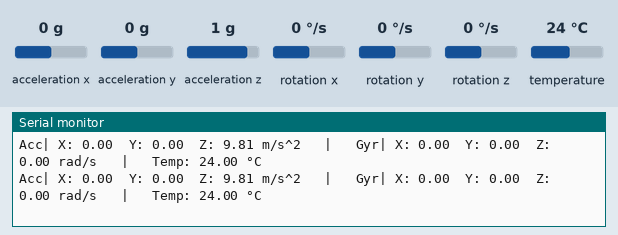
This sketch was run on a simulated Arduino Uno, built with avr-gcc and run on an emulated ATmega328P. On the bench: the last lines printed to the serial monitor. Inputs (shaded band) come from the test bench; at power-on: acceleration x 0 g, acceleration y 0 g, acceleration z 1 g, rotation x 0 °/s, rotation y 0 °/s, rotation z 0 °/s, temperature 24 °C.

Above: at 1.3 s.
1.4 s: acceleration x set to -1.4 g
At 1.9 s:
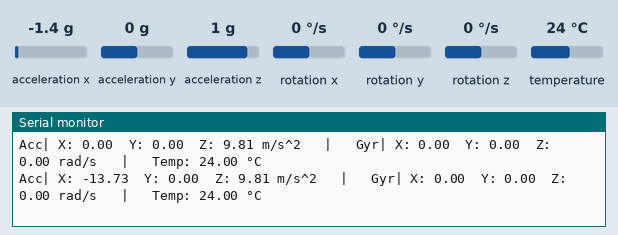
2.9 s: acceleration y set to -1.4 g
At 3.5 s:
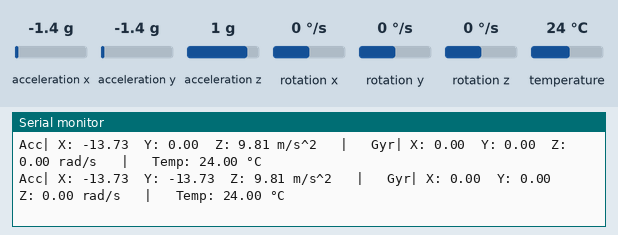
4.4 s: acceleration z set to -1.4 g
At 5.0 s:
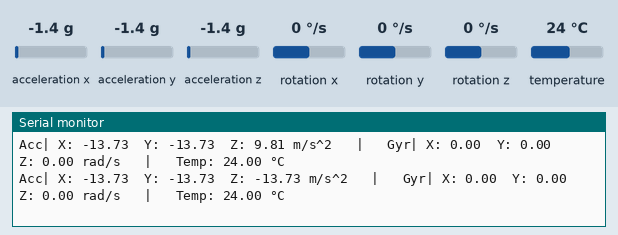
5.9 s: rotation x set to -192 °/s
At 6.5 s:
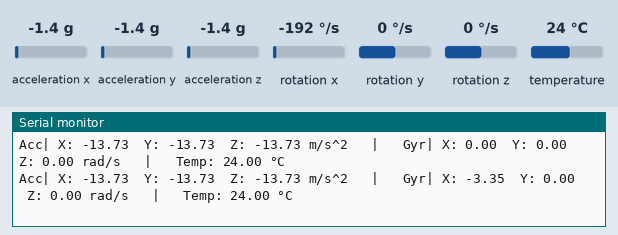
7.4 s: rotation y set to -192 °/s
At 8.0 s:
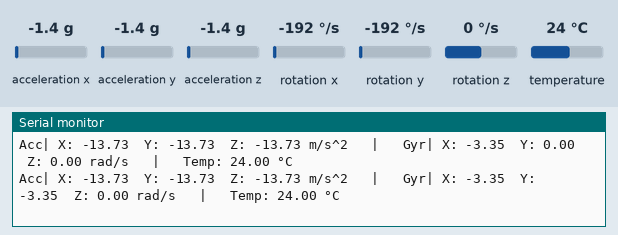

The sketch:

Prueba_acelerometro.ino
```cpp
// Incluir las librerías necesarias
#include <Adafruit_MPU6050.h>
#include <Adafruit_Sensor.h>
#include <Wire.h>

// Crear un objeto para el sensor MPU6050
Adafruit_MPU6050 mpu;

void setup() {
  // Inicializar la comunicación serie a 115200 baudios
  Serial.begin(115200);

  // Esperar a que el puerto serie se conecte
  while (!Serial) {
    delay(10);
  }

  Serial.println("Buscando dispositivo MPU6050...");

  // Inicializar el sensor MPU6050
  if (!mpu.begin()) {
    Serial.println("¡Error! No se encontró el sensor MPU6050. Revisa las conexiones.");
    while (1) {
      delay(10);
    }
  }

  Serial.println("¡Dispositivo MPU6050 encontrado!");

  // Opcional: Configurar los rangos del sensor (puedes descomentar para cambiarlos)
  // mpu.setAccelerometerRange(MPU6050_RANGE_8_G);
  // mpu.setGyroRange(MPU6050_RANGE_500_DEG);
  // mpu.setFilterBandwidth(MPU6050_BAND_21_HZ);
}

void loop() {
  // Crear objetos "evento" para almacenar las lecturas del sensor
  sensors_event_t a, g, temp;

  // Obtener todas las lecturas del sensor de una vez
  mpu.getEvent(&a, &g, &temp);

  // --- Imprimir valores del Acelerómetro ---
  Serial.print("Acc| X: ");
  Serial.print(a.acceleration.x);
  Serial.print("  Y: ");
  Serial.print(a.acceleration.y);
  Serial.print("  Z: ");
  Serial.print(a.acceleration.z);
  Serial.print(" m/s^2");

  // --- Imprimir valores del Giroscopio ---
  Serial.print("   |   Gyr| X: ");
  Serial.print(g.gyro.x);
  Serial.print("  Y: ");
  Serial.print(g.gyro.y);
  Serial.print("  Z: ");
  Serial.print(g.gyro.z);
  Serial.print(" rad/s");

  // --- Imprimir valor de la Temperatura ---
  Serial.print("   |   Temp: ");
  Serial.print(temp.temperature);
  Serial.println(" °C");

  // Esperar un poco antes de la siguiente lectura para no saturar el monitor
  delay(500);
}
```

Measured:
- after the input at 1.4 s, the serial monitor: prints a new line after 0.12 s (image 1)
- after the input at 2.9 s, the serial monitor: prints a new line after 0.14 s (image 2)
- after the input at 4.4 s, the serial monitor: prints a new line after 0.16 s (image 3)
- after the input at 5.9 s, the serial monitor: prints a new line after 0.18 s (image 4)
- after the input at 7.4 s, the serial monitor: prints a new line after 0.19 s (image 5)
